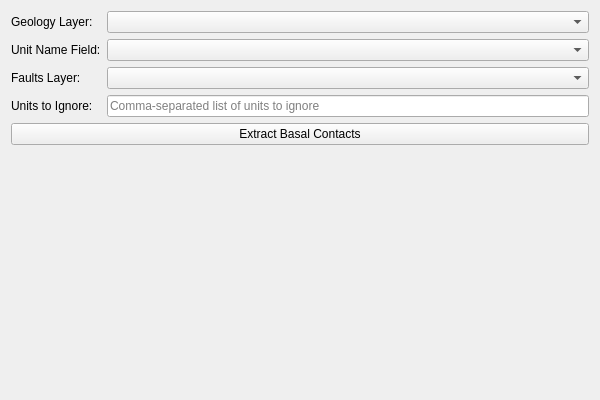
<?xml version="1.0" encoding="UTF-8"?>
<ui version="4.0">
 <class>BasalContactsWidget</class>
 <widget class="QWidget" name="BasalContactsWidget">
  <property name="geometry">
   <rect>
    <x>0</x>
    <y>0</y>
    <width>600</width>
    <height>400</height>
   </rect>
  </property>
  <property name="windowTitle">
   <string>Basal Contacts Extractor</string>
  </property>
  <layout class="QVBoxLayout" name="verticalLayout">
   <item>
    <layout class="QFormLayout" name="formLayout">
     <item row="0" column="0">
      <widget class="QLabel" name="geologyLayerLabel">
       <property name="text">
        <string>Geology Layer:</string>
       </property>
      </widget>
     </item>
     <item row="0" column="1">
      <widget class="QgsMapLayerComboBox" name="geologyLayerComboBox">
       <!-- filters removed: will be configured in python to avoid importing QgsMapLayerProxyModel in UI -->
      </widget>
     </item>
     <item row="1" column="0">
      <widget class="QLabel" name="unitNameFieldLabel">
       <property name="text">
        <string>Unit Name Field:</string>
       </property>
      </widget>
     </item>
     <item row="1" column="1">
      <widget class="QgsFieldComboBox" name="unitNameFieldComboBox"/>
     </item>
     <item row="2" column="0">
      <widget class="QLabel" name="faultsLayerLabel">
       <property name="text">
        <string>Faults Layer:</string>
       </property>
      </widget>
     </item>
     <item row="2" column="1">
      <widget class="QgsMapLayerComboBox" name="faultsLayerComboBox">
       <!-- filters removed: will be configured in python; keep allowEmptyLayer if desired -->
       <property name="allowEmptyLayer">
        <bool>true</bool>
       </property>
      </widget>
     </item>
     
     
     <item row="4" column="0">
      <widget class="QLabel" name="ignoreUnitsLabel">
       <property name="text">
        <string>Units to Ignore:</string>
       </property>
      </widget>
     </item>
     <item row="4" column="1">
      <widget class="QLineEdit" name="ignoreUnitsLineEdit">
       <property name="placeholderText">
        <string>Comma-separated list of units to ignore</string>
       </property>
      </widget>
     </item>
    </layout>
   </item>
   <item>
    <widget class="QPushButton" name="runButton">
     <property name="text">
      <string>Extract Basal Contacts</string>
     </property>
    </widget>
   </item>
   <item>
    <spacer name="verticalSpacer">
     <property name="orientation">
      <enum>Qt::Vertical</enum>
     </property>
     <property name="sizeHint" stdset="0">
      <size>
       <width>20</width>
       <height>40</height>
      </size>
     </property>
    </spacer>
   </item>
  </layout>
 </widget>
 <customwidgets>
  <customwidget>
   <class>QgsMapLayerComboBox</class>
   <extends>QComboBox</extends>
   <header>qgsmaplayercombobox.h</header>
  </customwidget>
  <customwidget>
   <class>QgsFieldComboBox</class>
   <extends>QComboBox</extends>
   <header>qgsfieldcombobox.h</header>
  </customwidget>
 </customwidgets>
 <resources/>
 <connections/>
</ui>
